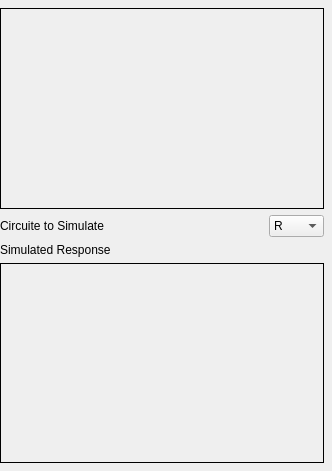
<?xml version="1.0" encoding="UTF-8"?>
<ui version="4.0">
 <class>ImageDisplay</class>
 <widget class="QWidget" name="ImageDisplay">
  <property name="geometry">
   <rect>
    <x>0</x>
    <y>0</y>
    <width>332</width>
    <height>471</height>
   </rect>
  </property>
  <property name="windowTitle">
   <string>ImageDisplay</string>
  </property>
  <layout class="QVBoxLayout" name="verticalLayout">
   <property name="leftMargin">
    <number>0</number>
   </property>
   <property name="topMargin">
    <number>8</number>
   </property>
   <property name="rightMargin">
    <number>8</number>
   </property>
   <property name="bottomMargin">
    <number>8</number>
   </property>
   <item>
    <widget class="QLabel" name="circuitPreview">
     <property name="sizePolicy">
      <sizepolicy hsizetype="Expanding" vsizetype="Expanding">
       <horstretch>0</horstretch>
       <verstretch>0</verstretch>
      </sizepolicy>
     </property>
     <property name="minimumSize">
      <size>
       <width>200</width>
       <height>200</height>
      </size>
     </property>
     <property name="frameShape">
      <enum>QFrame::Box</enum>
     </property>
     <property name="text">
      <string/>
     </property>
     <property name="pixmap">
      <pixmap resource="circuitpreviews.qrc">:/Previews/Resources/AC_R_circuit.png</pixmap>
     </property>
     <property name="scaledContents">
      <bool>true</bool>
     </property>
    </widget>
   </item>
   <item>
    <layout class="QHBoxLayout" name="horizontalLayout">
     <item>
      <widget class="QLabel" name="label_2">
       <property name="text">
        <string>Circuite to Simulate</string>
       </property>
      </widget>
     </item>
     <item>
      <spacer name="horizontalSpacer">
       <property name="orientation">
        <enum>Qt::Horizontal</enum>
       </property>
       <property name="sizeHint" stdset="0">
        <size>
         <width>40</width>
         <height>20</height>
        </size>
       </property>
      </spacer>
     </item>
     <item>
      <widget class="QComboBox" name="circuitSelection">
       <item>
        <property name="text">
         <string>R</string>
        </property>
       </item>
       <item>
        <property name="text">
         <string>RL</string>
        </property>
       </item>
       <item>
        <property name="text">
         <string>RC</string>
        </property>
       </item>
       <item>
        <property name="text">
         <string>RLC</string>
        </property>
       </item>
      </widget>
     </item>
    </layout>
   </item>
   <item alignment="Qt::AlignLeft">
    <widget class="QLabel" name="label_3">
     <property name="text">
      <string>Simulated Response</string>
     </property>
    </widget>
   </item>
   <item>
    <widget class="QLabel" name="simulationOutput">
     <property name="sizePolicy">
      <sizepolicy hsizetype="Expanding" vsizetype="Expanding">
       <horstretch>0</horstretch>
       <verstretch>0</verstretch>
      </sizepolicy>
     </property>
     <property name="minimumSize">
      <size>
       <width>200</width>
       <height>200</height>
      </size>
     </property>
     <property name="frameShape">
      <enum>QFrame::Box</enum>
     </property>
     <property name="text">
      <string/>
     </property>
    </widget>
   </item>
  </layout>
 </widget>
 <layoutdefault spacing="6" margin="11"/>
 <resources>
  <include location="circuitpreviews.qrc"/>
 </resources>
 <connections/>
</ui>
